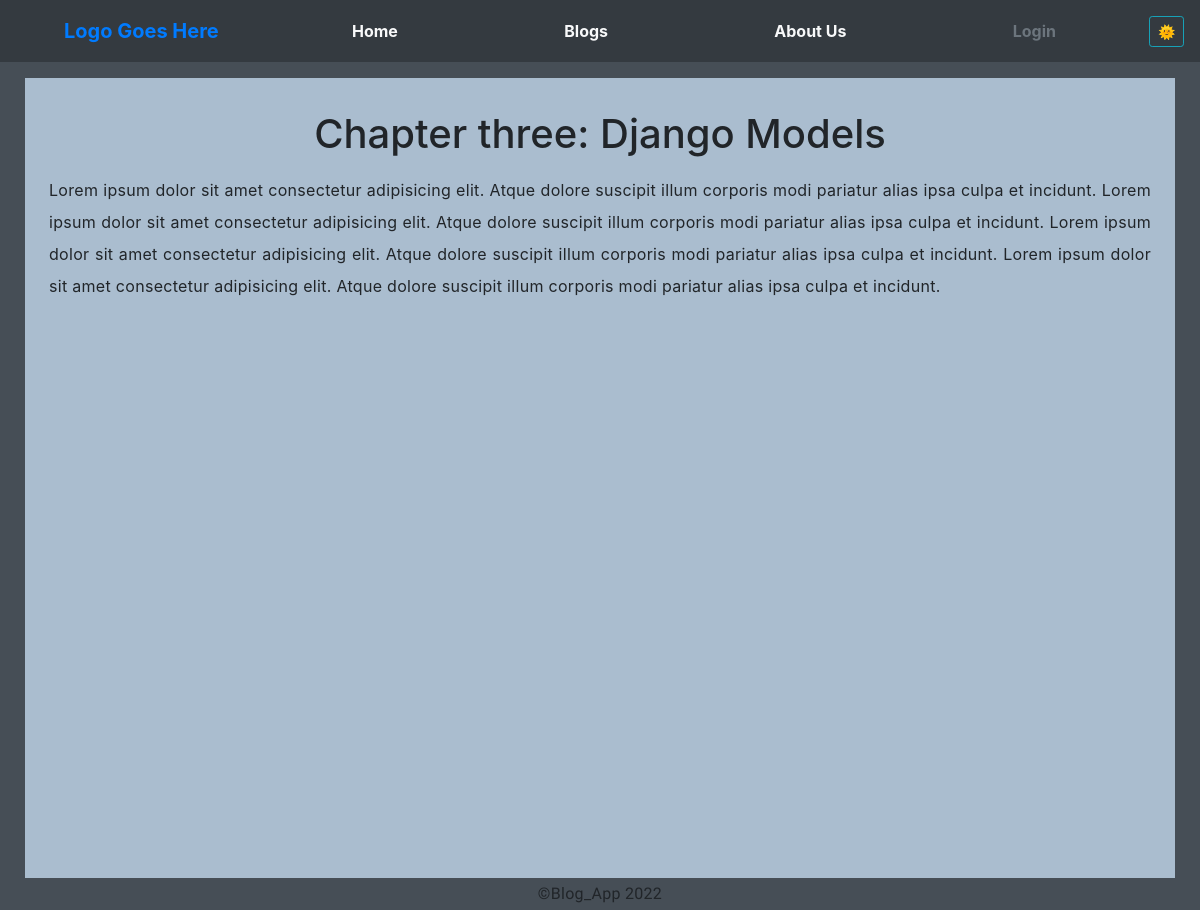
Screenshot of /post/3/ with the database file from the repository.
### blogApplication/models.py (models this page shows)
class BlogPost(models.Model):
    title = models.CharField(max_length=40)
    description = models.CharField(max_length=200)
    content = models.TextField()
    image = models.ImageField(blank = True)
    date_posted = models.DateTimeField(default=timezone.now)

### blogApplication/views.py (the view)
# urls.py: path('post/<int:pk>/', PostDetailView.as_view(), name = 'post_detail'),
class PostDetailView(DetailView):
    model = BlogPost
    context_object_name = 'post'

### blogApplication/templates/blogApplication/blogpost_detail.html
{% extends "base.html" %}
{% load static %}
{% block content %}
<div class="row">
    <div class="col bg-whitesmoke p-3 mt-3">
        <h1 class="text-center mt-3">{{ post.title }}</h1>
        <p class="text-justify p-2">{{ post.content }}</p>
    </div>
</div>
{% endblock content %}

### static/css/style.css (style rules this page uses)
body { background-color:#464e56; color: #212529; }
p { margin-bottom: 0; }
.bg-whitesmoke { background: #aabdcf; }
.col { height: 100vh; }
p { letter-spacing: 0.3px; line-height: 2em; }

### rows the page displays
BlogPost: title "Chapter three: Django Models", content "Lorem ipsum dolor sit amet consectetur adipisicing elit. Atque dolore suscipit illum corporis modi pariatur alias ipsa culpa et incidunt. Lorem ipsum dolor sit amet consectetur adipisicing elit. Atque dolore suscipit illum corporis modi pariatur alias ipsa culpa et incidunt. Lorem ipsum dolor sit amet consectetur adipisicing elit. Atque dolore suscipit illum corporis modi pariatur alias ipsa culpa et incidunt. Lorem ipsum dolor sit amet consectetur adipisicing elit. Atque dolore suscipit illum corporis modi pariatur alias ipsa culpa et incidunt."
